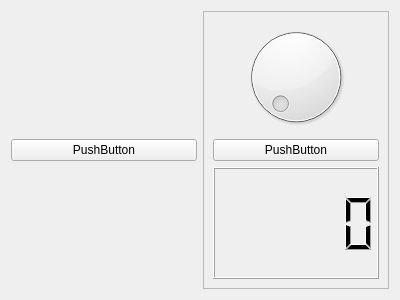
<?xml version="1.0" encoding="UTF-8"?>
<ui version="4.0">
 <class>Form</class>
 <widget class="QWidget" name="Form">
  <property name="geometry">
   <rect>
    <x>0</x>
    <y>0</y>
    <width>400</width>
    <height>300</height>
   </rect>
  </property>
  <property name="windowTitle">
   <string>Form</string>
  </property>
  <layout class="QHBoxLayout" name="horizontalLayout">
   <item>
    <widget class="QPushButton" name="pushButton">
     <property name="text">
      <string>PushButton</string>
     </property>
    </widget>
   </item>
   <item>
    <widget class="QFrame" name="frame">
     <property name="frameShape">
      <enum>QFrame::StyledPanel</enum>
     </property>
     <property name="frameShadow">
      <enum>QFrame::Raised</enum>
     </property>
     <layout class="QGridLayout" name="gridLayout">
      <item row="2" column="0">
       <widget class="QLCDNumber" name="lcdNumber"/>
      </item>
      <item row="1" column="0">
       <widget class="QPushButton" name="pushButton_2">
        <property name="text">
         <string>PushButton</string>
        </property>
       </widget>
      </item>
      <item row="0" column="0">
       <widget class="QDial" name="dial"/>
      </item>
     </layout>
    </widget>
   </item>
  </layout>
 </widget>
 <resources/>
 <connections/>
</ui>
